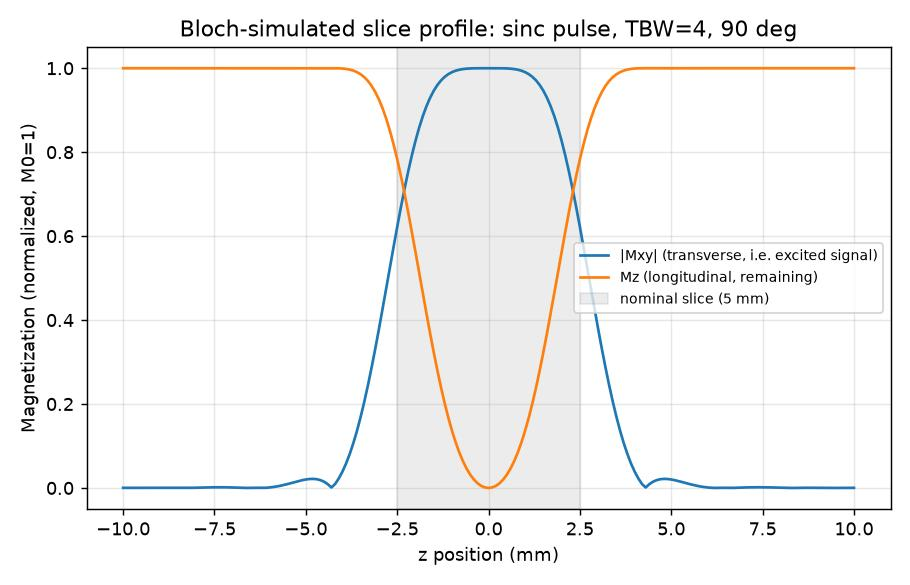

Here is the Python script that generated this plot:
"""
bloch_sim/slice_profile.py — validate slice selectivity via direct
numerical integration of the Bloch equation.

This does NOT use an idealized textbook RF pulse -- it reads the actual
sampled RF waveform and slice-select gradient amplitude out of a real
pypulseq sequence object, so what gets validated is the literal pulse
your .seq file contains, not a stand-in.

Method: isochromat (rotation-based) Bloch simulation.
  - Represent an array of independent "isochromats" at different z
    positions along the slice-select direction.
  - At each z, the gradient makes the *effective* off-resonance
    frequency different: delta_f(z) = Gz_amplitude * z  (Hz), since
    pypulseq stores gradient amplitude in Hz/m already (i.e. already
    multiplied by gamma).
  - Step through time in small increments dt (matching the RF's own
    1 us raster). At each step, the isochromat's magnetization vector
    is rotated (not just incremented -- an exact small-angle rotation)
    around the instantaneous effective field vector
    B_eff = (B1x(t), B1y(t), delta_f(z)), by angle 2*pi*|B_eff|*dt.
  - After stepping through the full RF+gradient window, whatever
    transverse magnetization (Mxy) remains at each z is the slice
    profile.

Relaxation (T1/T2) is neglected here -- a hard-pulse/rotation Bloch sim
of a few-millisecond RF pulse is a standard place to ignore relaxation,
since T1/T2 are typically >> pulse duration. This keeps the physics
focused on what a slice-select gradient + RF pulse actually does.
"""

import numpy as np


def rotate(M, axis, angle):
    """Rotate magnetization vector(s) M by `angle` (radians) around `axis`.
    Uses Rodrigues' rotation formula. M and axis are (..., 3) arrays;
    angle can be a scalar or match the leading shape of M.
    """
    axis_norm = axis / (np.linalg.norm(axis, axis=-1, keepdims=True) + 1e-15)
    cos_a = np.cos(angle)[..., None]
    sin_a = np.sin(angle)[..., None]
    dot = np.sum(M * axis_norm, axis=-1, keepdims=True)
    cross = np.cross(axis_norm, M)
    return M * cos_a + cross * sin_a + axis_norm * dot * (1 - cos_a)


def simulate_slice_profile(rf, gz, z_range_m=(-10e-3, 10e-3), n_z=201):
    """
    Simulate slice profile for a pypulseq sinc RF pulse + slice-select
    gradient.

    Parameters
    ----------
    rf : pypulseq SimpleNamespace (from make_sinc_pulse)
    gz : pypulseq SimpleNamespace, the slice-select gradient
    z_range_m : (min, max) z positions to simulate, in meters
    n_z : number of z positions

    Returns
    -------
    z : (n_z,) array of z positions, meters
    mxy : (n_z,) array of |transverse magnetization| after the pulse
    mz : (n_z,) array of longitudinal magnetization after the pulse
    """
    dt = 1e-6  # matches pypulseq's default rf_raster_time
    b1 = rf.signal  # Hz, real-valued (sign encodes 0/180 phase toggle)
    n_t = len(b1)

    # Gradient amplitude during the RF: gz is a trapezoid whose flat-top
    # is time-aligned with the RF pulse by make_sinc_pulse. We use the
    # flat-top amplitude for the entire RF duration -- a standard
    # simplification (the ramps contribute negligibly for a pulse this
    # much longer than the ramp time).
    g_amplitude = gz.amplitude  # Hz/m

    z = np.linspace(z_range_m[0], z_range_m[1], n_z)
    off_resonance = g_amplitude * z  # Hz, per isochromat

    # M starts fully longitudinal: [0, 0, 1] for every isochromat
    M = np.zeros((n_z, 3))
    M[:, 2] = 1.0

    for i in range(n_t):
        b1x = b1[i]
        b1y = 0.0
        beff = np.stack([
            np.full(n_z, b1x),
            np.full(n_z, b1y),
            off_resonance,
        ], axis=-1)  # (n_z, 3), units Hz
        beff_mag = np.linalg.norm(beff, axis=-1)
        angle = 2 * np.pi * beff_mag * dt
        # avoid divide-by-zero in rotate() when beff_mag == 0 (only
        # possible if b1x==0 AND on-resonance -- won't happen mid-pulse)
        M = rotate(M, beff, angle)

    mxy = np.sqrt(M[:, 0] ** 2 + M[:, 1] ** 2)
    mz = M[:, 2]
    return z, mxy, mz


if __name__ == "__main__":
    import sys
    import os
    import numpy as np
    import pypulseq as pp
    import matplotlib
    matplotlib.use("Agg")
    import matplotlib.pyplot as plt

    system = pp.Opts(
        max_grad=28, grad_unit="mT/m",
        max_slew=150, slew_unit="T/m/s",
        rf_ringdown_time=20e-6, rf_dead_time=100e-6, adc_dead_time=10e-6,
        B0=3,
    )
    slice_thickness = 5e-3
    rf, gz, gz_reph = pp.make_sinc_pulse(
        flip_angle=np.pi / 2, duration=3e-3,
        slice_thickness=slice_thickness, apodization=0.5,
        time_bw_product=4, system=system, return_gz=True,
    )

    z, mxy, mz = simulate_slice_profile(rf, gz, z_range_m=(-10e-3, 10e-3), n_z=201)

    plt.figure(figsize=(7, 4.5))
    plt.plot(z * 1e3, mxy, label="|Mxy| (transverse, i.e. excited signal)")
    plt.plot(z * 1e3, mz, label="Mz (longitudinal, remaining)")
    plt.axvspan(-slice_thickness / 2 * 1e3, slice_thickness / 2 * 1e3,
                color="gray", alpha=0.15, label=f"nominal slice ({slice_thickness*1e3:.0f} mm)")
    plt.xlabel("z position (mm)")
    plt.ylabel("Magnetization (normalized, M0=1)")
    plt.title("Bloch-simulated slice profile: sinc pulse, TBW=4, 90 deg")
    plt.legend(fontsize=8)
    plt.grid(alpha=0.3)
    plt.tight_layout()
    plt.savefig("bloch_sim/slice_profile.jpg", dpi=130)
    print("Saved bloch_sim/slice_profile.jpg")
    print(f"Peak |Mxy|: {mxy.max():.3f} (should be close to 1.0 for a 90 deg pulse)")

    # quantify slice sharpness: where does Mxy cross half-max?
    half_max = mxy.max() / 2
    above = np.where(mxy >= half_max)[0]
    fwhm_mm = (z[above[-1]] - z[above[0]]) * 1e3
    print(f"FWHM of excited slice: {fwhm_mm:.2f} mm (nominal target: {slice_thickness*1e3:.1f} mm)")
